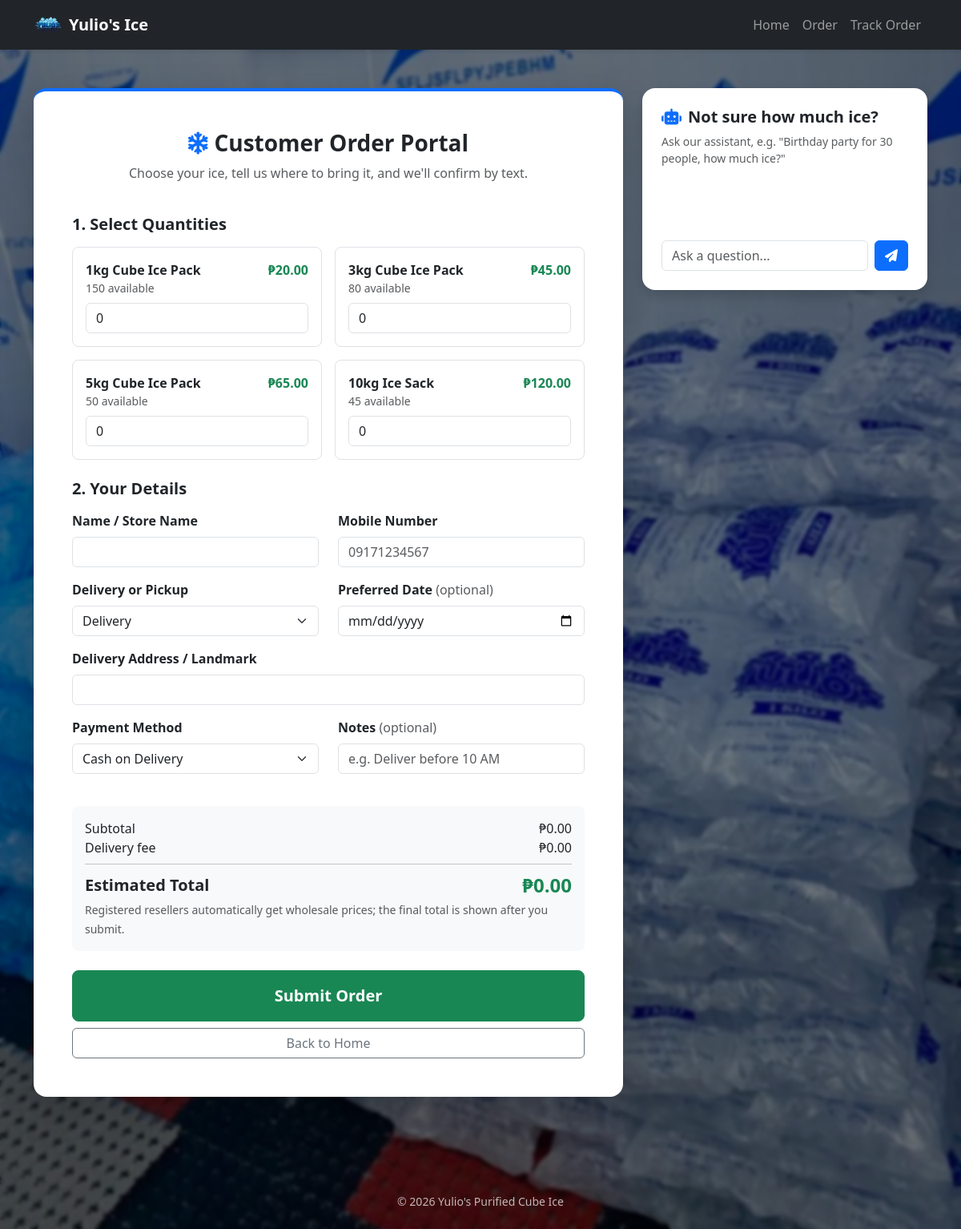
The page /form.php on the database its author committed.
### tables this page shows
CREATE TABLE `products` (
    `id` INT UNSIGNED AUTO_INCREMENT PRIMARY KEY,
    `name` VARCHAR(100) NOT NULL,
    `slug` VARCHAR(100) NOT NULL UNIQUE,
    `description` TEXT NULL,
    `weight_kg` DECIMAL(6, 2) NOT NULL DEFAULT 1.00,
    `retail_price` DECIMAL(10, 2) NOT NULL DEFAULT 0.00,
    `reseller_price` DECIMAL(10, 2) NOT NULL DEFAULT 0.00,
    `stock_quantity` INT NOT NULL DEFAULT 0,
    `image_path` VARCHAR(255) NULL,
    `is_active` TINYINT(1) NOT NULL DEFAULT 1,
    `created_at` TIMESTAMP DEFAULT CURRENT_TIMESTAMP,
    `updated_at` TIMESTAMP DEFAULT CURRENT_TIMESTAMP ON UPDATE CURRENT_TIMESTAMP,
    INDEX `idx_product_active` (`is_active`)
);

### app/config/database.php (called while the page is built)
<?php
function db(): PDO
{
    static $pdo = null;
    if ($pdo === null) {
        $host    = 'localhost';
        $dbname  = 'ice_ordering_system';
        $user    = 'root';
        $pass    = '';
        $charset = 'utf8mb4';
        try {
            $pdo = new PDO("mysql:host=$host;dbname=$dbname;charset=$charset", $user, $pass, [
                PDO::ATTR_ERRMODE            => PDO::ERRMODE_EXCEPTION,
                PDO::ATTR_DEFAULT_FETCH_MODE => PDO::FETCH_ASSOC,
                PDO::ATTR_EMULATE_PREPARES   => false,
            ]);
        } catch (PDOException $e) {
            http_response_code(500);
            $msg = config('debug') ? $e->getMessage() : 'Please try again later.';
            die('Database connection failed. ' . htmlspecialchars($msg));
        }
    }
    return $pdo;
}

### app/models/Product.php (called while the page is built, shortened)
<?php
class Product
{
    public static function allActive(): array
    {
        return db()->query('SELECT * FROM products WHERE is_active = 1 ORDER BY weight_kg')->fetchAll();
    }
}

### app/helpers/functions.php (called while the page is built, shortened)
<?php
function e($value): string
{
    return htmlspecialchars((string) ($value ?? ''), ENT_QUOTES, 'UTF-8');
}
function url(string $path = ''): string
{
    return rtrim(config('base_url'), '/') . '/' . ltrim($path, '/');
}
function money($amount): string
{
    return config('currency', '₱') . number_format((float) $amount, 2);
}
function is_post(): bool
{
    return ($_SERVER['REQUEST_METHOD'] ?? 'GET') === 'POST';
}

### app/bootstrap.php (called while the page is built, shortened)
<?php
function config(string $key, $default = null)
{
    $value = $GLOBALS['__config'];
    foreach (explode('.', $key) as $part) {
        $value = $value[$part];
    }
    return $value;
}
require_once APP_ROOT . '/config/database.php';
require_once APP_ROOT . '/helpers/functions.php';
spl_autoload_register(function (string $class) {
    foreach (['models', 'services', 'controllers'] as $dir) {
        $file = APP_ROOT . "/$dir/$class.php";
        if (is_file($file)) {
            return;
        }
    }
});

### public/form.php (the view, shortened to what this page needs)
<?php
require_once __DIR__ . '/../app/bootstrap.php';
$old         = is_post() ? $_POST : [];
$oldItems    = $old['items'] ?? [];
$products    = Product::allActive();
$deliveryFee = (float) config('delivery_fee', 0);
require APP_ROOT . '/views/public_header.php';
?>
<div class="container py-5">
    <div class="row justify-content-center g-4">
        <div class="col-lg-8">
            <div class="card shadow-lg border-0 border-top border-primary border-4 rounded-4 p-4 p-md-5">
                <div class="text-center mb-4">
                    <h3 class="fw-bold"><i class="fa-solid fa-snowflake text-primary me-2"></i>Customer Order Portal</h3>
                    <p class="text-muted">Choose your ice, tell us where to bring it, and we'll confirm by text.</p>
                </div>
                <form method="POST" id="order-form" novalidate>
                    <h5 class="fw-bold mb-3">1. Select Quantities</h5>
                    <div class="row g-3 mb-4">
                        <?php foreach ($products as $p): $soldOut = $p['stock_quantity'] <= 0; ?>
                            <div class="col-md-6">
                                <div class="product-line border rounded-3 p-3 <?= $soldOut ? 'opacity-50' : '' ?>">
                                    <div class="d-flex justify-content-between">
                                        <label class="fw-bold" for="qty_<?= (int) $p['id'] ?>"><?= e($p['name']) ?></label>
                                        <span class="text-success fw-bold"><?= money($p['retail_price']) ?></span>
                                    </div>
                                    <small class="text-muted d-block mb-2">
                                        <?= $soldOut ? 'Sold out today' : (int) $p['stock_quantity'] . ' available' ?>
                                    </small>
                                    <input type="number" class="form-control qty-input" id="qty_<?= (int) $p['id'] ?>"
                                           name="items[<?= (int) $p['id'] ?>]" min="0" max="<?= max(0, (int) $p['stock_quantity']) ?>"
                                           value="<?= (int) ($oldItems[$p['id']] ?? 0) ?>"
                                           data-price="<?= e($p['retail_price']) ?>" <?= $soldOut ? 'disabled' : '' ?>>
                                </div>
                            </div>
                        <?php endforeach; ?>
                    </div>
                    <h5 class="fw-bold mb-3">2. Your Details</h5>
                    <div class="row">
                        <div class="col-md-6 mb-3">
                            <label for="customer_name" class="form-label fw-bold">Name / Store Name</label>
                            <input type="text" class="form-control" id="customer_name" name="customer_name" maxlength="100" required
                                   value="<?= e($old['customer_name'] ?? '') ?>">
                        </div>
                        <div class="col-md-6 mb-3">
                            <label for="contact_number" class="form-label fw-bold">Mobile Number</label>
                            <input type="tel" class="form-control" id="contact_number" name="contact_number" placeholder="09171234567" required
                                   value="<?= e($old['contact_number'] ?? '') ?>">
                        </div>
                    </div>
                    <div class="row">
                        <div class="col-md-6 mb-3">
                            <label for="fulfillment_type" class="form-label fw-bold">Delivery or Pickup</label>
                            <select class="form-select" id="fulfillment_type" name="fulfillment_type" data-delivery-fee="<?= e($deliveryFee) ?>">
                                <?php foreach (Order::FULFILLMENT_TYPES as $f): ?>
                                    <option value="<?= e($f) ?>" <?= ($old['fulfillment_type'] ?? '') === $f ? 'selected' : '' ?>><?= e($f) ?></option>
                                <?php endforeach; ?>
                            </select>
                        </div>
                        <div class="col-md-6 mb-3">
                            <label for="delivery_date" class="form-label fw-bold">Preferred Date <span class="text-muted fw-normal">(optional)</span></label>
                            <input type="date" class="form-control" id="delivery_date" name="delivery_date" min="<?= date('Y-m-d') ?>"
                                   value="<?= e($old['delivery_date'] ?? '') ?>">
                        </div>
                    </div>
                    <div class="mb-3" id="address-group">
                        <label for="delivery_address" class="form-label fw-bold">Delivery Address / Landmark</label>
                        <input type="text" class="form-control" id="delivery_address" name="delivery_address"
                               value="<?= e($old['delivery_address'] ?? '') ?>">
                    </div>
                    <div class="row">
                        <div class="col-md-6 mb-3">
                            <label for="payment_method" class="form-label fw-bold">Payment Method</label>
                            <select class="form-select" id="payment_method" name="payment_method">
                                <?php foreach (Order::PAYMENT_METHODS as $m): ?>
                                    <option value="<?= e($m) ?>" <?= ($old['payment_method'] ?? '') === $m ? 'selected' : '' ?>><?= e($m) ?></option>
                                <?php endforeach; ?>
                            </select>
                        </div>
                        <div class="col-md-6 mb-3">
                            <label for="notes" class="form-label fw-bold">Notes <span class="text-muted fw-normal">(optional)</span></label>
                            <input type="text" class="form-control" id="notes" name="notes" maxlength="500" placeholder="e.g. Deliver before 10 AM"
                                   value="<?= e($old['notes'] ?? '') ?>">
                        </div>
                    </div>
                    <div class="bg-body-tertiary p-3 rounded-3 my-4">
                        <div class="d-flex justify-content-between"><span>Subtotal</span><span id="display_subtotal">₱0.00</span></div>
                        <div class="d-flex justify-content-between"><span>Delivery fee</span><span id="display_fee">₱0.00</span></div>
                        <hr class="my-2">
                        <div class="d-flex justify-content-between align-items-center">
                            <span class="fw-bold fs-5">Estimated Total</span>
                            <span id="display_total" class="fw-bold fs-4 text-success">₱0.00</span>
                        </div>
                        <small class="text-muted">Registered resellers automatically get wholesale prices; the final total is shown after you submit.</small>
                    </div>
                    <div class="d-grid gap-2">
                        <button type="submit" class="btn btn-success btn-lg fw-bold py-3">Submit Order</button>
                        <a href="<?= url('public/index.php') ?>" class="btn btn-outline-secondary">Back to Home</a>
                    </div>
                </form>
            </div>
        </div>
        <div class="col-lg-4">
            <div class="card shadow border-0 rounded-4 p-4 chat-card">
                <h5 class="fw-bold"><i class="fa-solid fa-robot text-primary me-2"></i>Not sure how much ice?</h5>
                <p class="text-muted small">Ask our assistant, e.g. "Birthday party for 30 people, how much ice?"</p>
                <div id="chat-log" class="chat-log mb-3"></div>
                <form id="chat-form" class="d-flex gap-2">
                    <input type="text" id="chat-input" class="form-control" placeholder="Ask a question..." maxlength="500" autocomplete="off">
                    <button class="btn btn-primary" type="submit"><i class="fa-solid fa-paper-plane"></i></button>
                </form>
            </div>
        </div>
    </div>
</div>
<?php require APP_ROOT . '/views/public_footer.php'; ?>

### css/style.css (style rules this page uses)
:root { --ice-blue: #0d6efd; --ice-light: #e7f1ff; }
body { min-height: 100vh; display: flex; flex-direction: column; }
.chat-log { max-height: 320px; min-height: 60px; overflow-y: auto; display: flex; flex-direction: column; gap: .5rem; }

### css/form.css (style rules this page uses)
body.form-page { background: linear-gradient(rgba(0, 0, 0, .5), rgba(0, 0, 0, .5)), url('../assets/images/YuliosCpic2.jpg') center / cover fixed; }
body.form-page::before { content: ""; position: fixed; inset: 0; backdrop-filter: blur(2px); z-index: -1; }
.product-line { background: var(--bs-body-bg); transition: border-color .15s ease; }
.chat-card { position: sticky; top: 1rem; }

### rows shown on the page
products: name "1kg Cube Ice Pack", retail_price "₱20.00", stock_quantity "150", id "0"
products: name "3kg Cube Ice Pack", retail_price "₱45.00", stock_quantity "80", id "0"
products: name "5kg Cube Ice Pack", retail_price "₱65.00", stock_quantity "50", id "0"
products: name "10kg Ice Sack", retail_price "₱120.00", stock_quantity "45", id "0"

### other values the page prints
config('name') "Yulio's Purified Cube Ice"
form field fulfillment_type "Delivery"
form field payment_method "Cash on Delivery"
